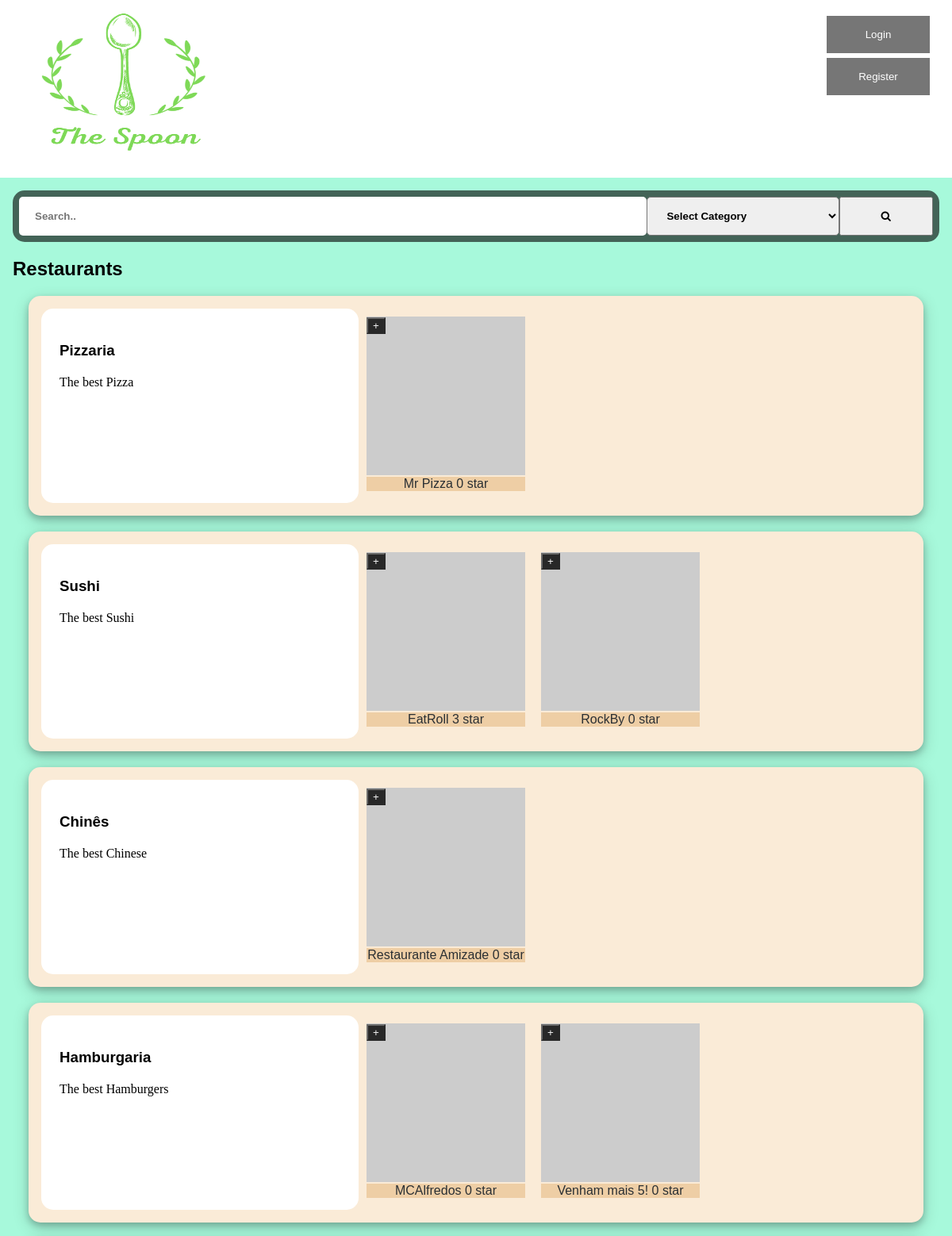
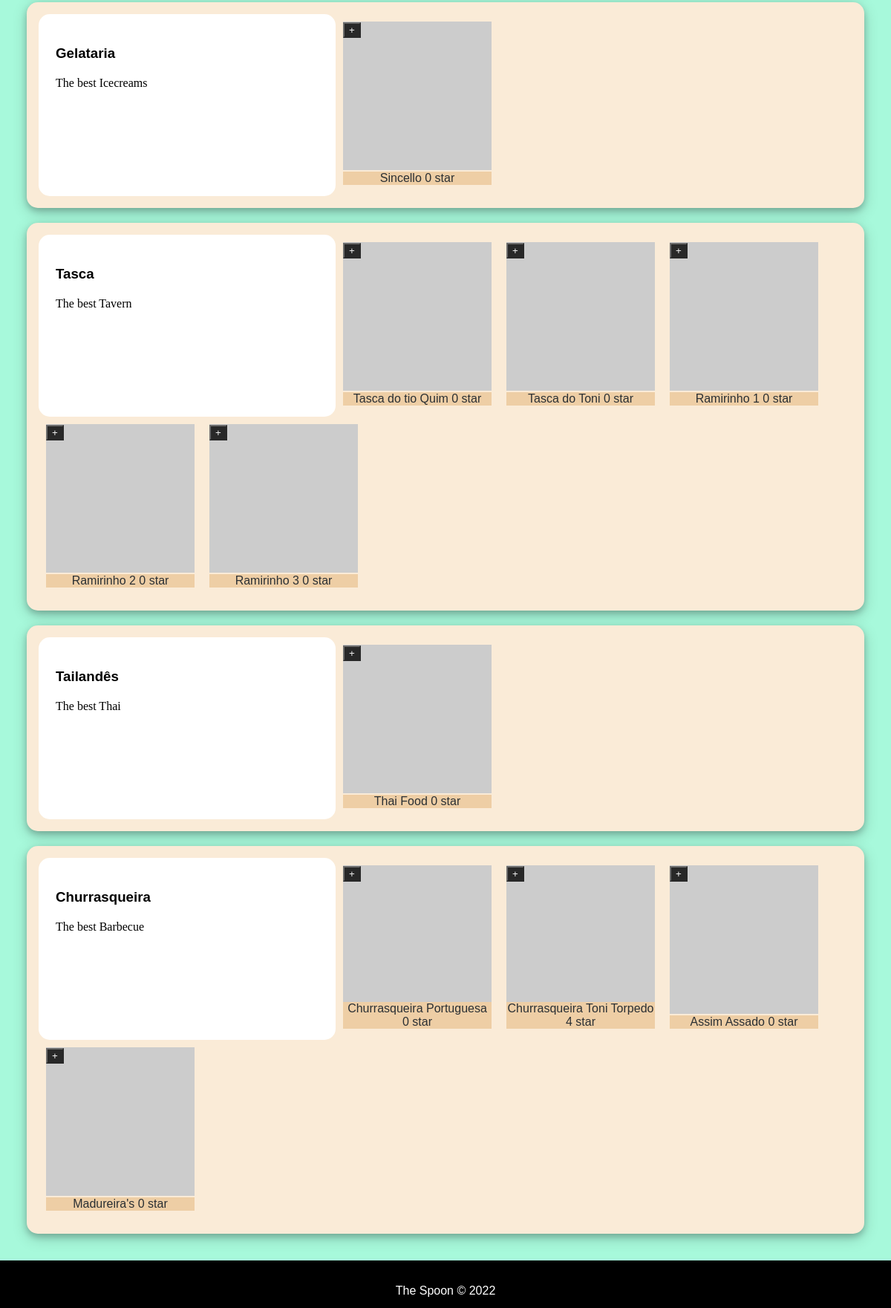
The page /pages on the database its author committed (2 pictures, top to bottom).
### tables this page shows
CREATE TABLE RestCategory (
	idRestCategory		INTEGER PRIMARY KEY,
	Name 			VARCHAR NOT NULL,
	Description		VARCHAR NOT NULL
);

CREATE TABLE Restaurant (
	idRestaurant 		INTEGER PRIMARY KEY,
	Name 			VARCHAR NOT NULL,
	idUser		INTEGER NOT NULL 	CONSTRAINT fk_restaurant_iduser REFERENCES User (idUser)
												ON DELETE CASCADE ON UPDATE CASCADE,
	idRestCategory		INTEGER NOT NULL 	CONSTRAINT fk_restaurant_idrestcategory REFERENCES RestCategory (idRestCategory)
												ON DELETE CASCADE ON UPDATE CASCADE,
	Photo			VARCHAR	DEFAULT '',
	Description		VARCHAR DEFAULT '',
	Rating 		REAL NOT NULL,
	idAddress		INTEGER NOT NULL 	CONSTRAINT fk_restaurant_idaddress REFERENCES Address (idAddress)
												ON DELETE CASCADE ON UPDATE CASCADE,
	CONSTRAINT evaluation_rating CHECK ((Rating >= 0) and (Rating <= 5))
);

### pages/index.php (called while the page is built, shortened)
<?php
  require_once('../database/connection.php');
  require_once('../database/restaurant.class.php');
  require_once('../database/category.class.php');
  require_once('../templates/common.tpl.php');
  require_once('../templates/restaurant.tpl.php');
  $db = getDatabaseConnection();
  $categories = Category::getRestaurantsCategories($db, 8);
  drawRestaurants($db, $categories);
?>

### database/category.class.php (called while the page is built, shortened)
<?php
  class Category {
    public function __construct() {
      $argc = func_num_args();
      $this->id = $argv[0];
      $this->name = $argv[1];
      if($argc==3) $this->description = $argv[2];
    }
    static function getRestaurantsCategories(PDO $db, int $count) : array {
      $stmt = $db->prepare('SELECT idRestCategory, Name, Description FROM RestCategory LIMIT ?');
      $stmt->execute(array($count));
      $categories = array();
      while ($category = $stmt->fetch()) {
        $categories[] = new Category(
          (int) $category['idRestCategory'],
          $category['Name'],
          $category['Description']
        );
      }
      return $categories;
    }
  }
?>

### database/restaurant.class.php (called while the page is built, shortened)
<?php
  class Restaurant {
    public function __construct(int $id, string $name, string $description, string $photo, string $street, string $city, string $state, int $postalCode, float $rating) {
      $this->id = $id;
      $this->name = $name;
      $this->photo = $photo;
      $this->rating = $rating;
    }
    static function getRestaurantsFromCategory(PDO $db, int $count,  int $id) : array {
      $stmt = $db->prepare('
      SELECT idRestaurant, Name, Description, Photo, Street, City, State, PostalCode, Rating
      FROM Restaurant JOIN Address USING (idAddress)
      WHERE idRestCategory = ?
      LIMIT ?
    ');
      $stmt->execute(array($id, $count));
      $restaurants = array();
      while ($restaurant = $stmt->fetch()) {
        $restaurants[] = new Restaurant(
        (int)$restaurant['idRestaurant'],
        $restaurant['Name'],
        $restaurant['Description'],
        $restaurant['Photo'],
        $restaurant['Street'],
        $restaurant['City'],
        $restaurant['State'],
        (int)$restaurant['PostalCode'],
        (float)$restaurant['Rating']
        );
      }
      return $restaurants;
    }
  }
?>

### templates/restaurant.tpl.php (the view, shortened to what this page needs)
<?php function drawRestaurants(PDO $db, array $categories) { ?>
  <section class="style-restaraunts" id="restaurants">
    <h2>Restaurants</h2>
    <?php foreach($categories as $category) {
      $restaurants = Restaurant::getRestaurantsFromCategory($db, 5, $category->id);
      drawRestaurantsCategory($restaurants, $category);
    } ?>
  </section>
<?php } ?>
<?php function drawRestaurantsCategory(array $restaurants, Category $category) { ?>
  <section id=<?=$category->name?>>
    <div>
      <h3><?=$category->name?></h3>
      <p><?=$category->description?></p>
    </div>
    <?php foreach($restaurants as $restaurant) { ?>
      <article>
        <div class="restImageName">
          <a href="../pages/restaurant.php?id=<?=$restaurant->id?>" class="restImage" id="restImage-<?=$restaurant->id?>"><img src="<?=$restaurant->photo?>" alt="restaurant image" width="200" height="200"></a>
          <a href="../pages/restaurant.php?id=<?=$restaurant->id?>" class="restName" id="restName-<?=$restaurant->id?>"><?=$restaurant->name?> <?=$restaurant->rating?> star</a>
          <button type="button" class="descOpen" id="descOpen-<?=$restaurant->id?>" onclick="openDescription(<?=$restaurant->id?>)">+</button>
        </div>
      </article>
    <?php } ?>
  </section>
<?php } ?>

### css/mainpage.css (style rules this page uses)
.style-restaraunts { display: block; }
.style-restaraunts>section { display: flex; flex-direction: row; flex-wrap: wrap; margin: 20px; background-color: antiquewhite; border-radius: 15px; padding: 16px; box-shadow: 0 4px 8px 0 rgba(0, 0, 0, 0.2), 0 6px 20px 0 rgba(0, 0, 0, 0.19); }
.style-restaraunts>section>div { background-color: white; width: 25em; padding: 23px; border-radius: 15px; }
.style-restaraunts>section>article { display: flex; flex-direction: row; border-radius: 15px; margin: 10px; }

### css/layout.css (style rules this page uses)
* { -webkit-box-sizing: border-box; -moz-box-sizing: border-box; box-sizing: border-box; }
body { background-color: #a7f9db; margin: 0 auto; display: flex; min-height: 100vh; flex-direction: column; }
a.restName { position: absolute; bottom: 2%; left: 0; }
.descClose, .descOpen { position: relative; left: 0; bottom: 90%; }

### css/common.css (style rules this page uses)
a:not(.loginLink), a:not(.registerLink) { text-decoration: none; color: #2a2f33; }
body { font-family: "Poppins", sans-serif; }
p { font-family: "Lora", serif; line-height: 1.4em; }
.restImageName { position: relative; text-align: center; color: #2a2f33; }
a.restName { color: #2a2f33; background-color: #eecea5; width: 200px; }
.descClose, .descOpen { color: white; background-color: #000; opacity: 0.8; }
.descOpen { display: block; }

### rows shown on the page
restcategory: Name "Pizzaria", Description "The best Pizza"
restaurant: Name "Mr Pizza", Rating "0"
restcategory: Name "Sushi", Description "The best Sushi"
restaurant: Name "EatRoll", Rating "3"
restaurant: Name "RockBy", Rating "0"
restcategory: Name "Chinês", Description "The best Chinese"
restaurant: Name "Restaurante Amizade", Rating "0"
restcategory: Name "Hamburgaria", Description "The best Hamburgers"
restaurant: Name "MCAlfredos", Rating "0"
restaurant: Name "Venham mais 5!", Rating "0"
restcategory: Name "Gelataria", Description "The best Icecreams"
restaurant: Name "Sincello", Rating "0"
restcategory: Name "Tasca", Description "The best Tavern"
restaurant: Name "Tasca do tio Quim", Rating "0"
restaurant: Name "Tasca do Toni", Rating "0"
restaurant: Name "Ramirinho 1", Rating "0"
restaurant: Name "Ramirinho 2", Rating "0"
restaurant: Name "Ramirinho 3", Rating "0"
restcategory: Name "Tailandês", Description "The best Thai"
restaurant: Name "Thai Food", Rating "0"
restcategory: Name "Churrasqueira", Description "The best Barbecue"
restaurant: Name "Churrasqueira Portuguesa", Rating "0"
restaurant: Name "Churrasqueira Toni Torpedo", Rating "4"
restaurant: Name "Assim Assado", Rating "0"
restaurant: Name "Madureira's", Rating "0"
